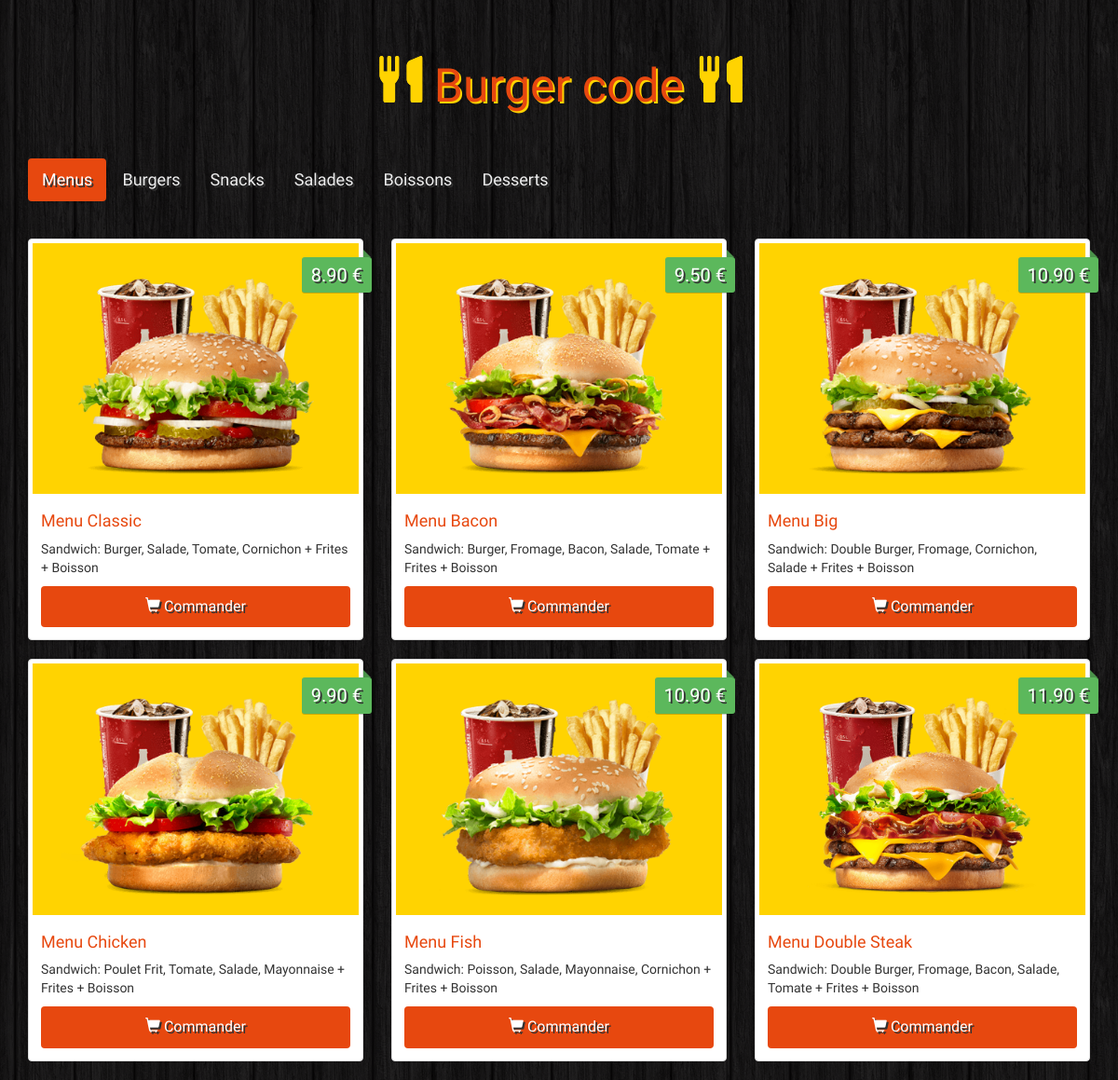
The page / on the database its author committed.
### tables this page shows
CREATE TABLE `categories` (
  `id` int(11) NOT NULL,
  `name` varchar(100) NOT NULL
);

CREATE TABLE `items` (
  `id` int(11) NOT NULL,
  `name` varchar(100) NOT NULL,
  `description` varchar(255) NOT NULL,
  `price` float NOT NULL,
  `image` varchar(255) NOT NULL,
  `category` int(11) NOT NULL
);

### index.php (the view, shortened to what this page needs)
<!DOCTYPE html>
<html>
    <head>
        <link rel="stylesheet" href="https://maxcdn.bootstrapcdn.com/bootstrap/3.3.6/css/bootstrap.min.css">
        <link rel="stylesheet" href="css/styles.css">
    </head>
    <body>
        <div class="container site">
            <h1 class="text-logo"><span class="glyphicon glyphicon-cutlery"></span> Burger code <span class="glyphicon glyphicon-cutlery"></span> </h1>
            <?php
            echo '<nav>
                    <ul class="nav nav-pills">';
            $db = Database::connect();
            $statement = $db->query('SELECT * FROM categories');
            $categories = $statement->fetchAll();
            foreach($categories as $category)
                {
                    if ($category['id']=='1')
                        echo '<li role="presentation" class="active"><a href="#' . $category['id'] . '" data-toggle="tab">' . $category['name']  . '</a></li>';
                    else
                       echo '<li role="presentation"><a href="#' . $category['id'] . '" data-toggle="tab">' . $category['name']  . '</a></li>';
                }
            echo '</ul>
            </nav>';
            echo '<div class="tab-content">';
            foreach($categories as $category)
            {
                    if ($category['id']=='1')
                        echo ' <div class="tab-pane active" id="' . $category['id'] . '">';
                    else
                       echo ' <div class="tab-pane" id="' . $category['id'] . '">';
                    echo '<div class="row">';
                    $statement = $db->prepare('SELECT * FROM items WHERE items.category = ?');
                    $statement->execute(array($category['id']));
                    while($item = $statement->fetch())
                    {
                        echo '<div class="col-sm-6 col-md-4">
                                <div class="thumbnail">
                                    <img src="images/' . $item['image'] . '" alt="...">
                                    <div class="price">' . number_format($item['price'], 2, '.', '') . ' €</div>
                                    <div class="caption">
                                        <h4>' . $item['name'] . '</h4>
                                        <p>' . $item['description'] . '</p>
                                        <a href="#" class="btn btn-order" role="button"><span class="glyphicon glyphicon-shopping-cart"></span> Commander</a>
                                    </div>
                                </div>
                            </div>';
                    }
                echo '      </div>
                        </div>';
            }
            echo '</div>';
            ?>
        </div>
    </body>
</html>

### css/styles.css (style rules this page uses)
body { background: url(../images/bg.png); }
.site { font-family: 'Holtwood One SC', sans-serif; }
.text-logo { font-family: 'Holtwood One SC', sans-serif; color:#e7480f; text-shadow: 2px 2px #ffd301; font-size: 50px; padding: 40px 0px; text-align: center; }
.text-logo .glyphicon { color: #ffd301; text-shadow: 0px 0px #ffd301; }
.nav { margin-bottom: 40px; }
.thumbnail img { background: #ffd301; }
.price { background: #5cb85c; box-shadow: 0 1px rgba(0,0,0,0.2); -moz-box-shadow: 0 1px rgba(0,0,0,0.2); -webkit-box-shadow:0 1px rgba(0,0,0,0.2); color: #fff; text-shadow: 2px 2px #333; position: absolute; right: 6px; top: 20px; padding: 5px 10px; font-size: 20px; border-radius: 3px; }
.price:before { border: 4px solid transparent; border-bottom: 4px solid #4a934a; border-left: 4px solid #4a934a; content: ""; position: absolute; right: 1px; top: -8px; }
.caption > h4 { color: #e7480f; font-size: 18px; }
.nav-pills>li.active>a, .nav-pills>li.active>a:focus, .nav-pills>li.active>a:hover { background: #e7480f; }
.nav>li>a { color: #eee; font-size: 18px; text-shadow: 2px 2px #333; }
.btn-order { width: 100%; padding: 10px; font-size: 16px; color: #fff; background-color: #e7480f; text-decoration: none; text-shadow: 2px 2px #333; }

### rows shown on the page
categories: name "Menus"
categories: name "Burgers"
categories: name "Snacks"
categories: name "Salades"
categories: name "Boissons"
categories: name "Desserts"
items: image (picture), price "8.90", name "Menu Classic", description "Sandwich: Burger, Salade, Tomate, Cornichon + Frites + Boisson"
items: image (picture), price "9.50", name "Menu Bacon", description "Sandwich: Burger, Fromage, Bacon, Salade, Tomate + Frites + Boisson"
items: image (picture), price "10.90", name "Menu Big", description "Sandwich: Double Burger, Fromage, Cornichon, Salade + Frites + Boisson"
items: image (picture), price "9.90", name "Menu Chicken", description "Sandwich: Poulet Frit, Tomate, Salade, Mayonnaise + Frites + Boisson"
items: image (picture), price "10.90", name "Menu Fish", description "Sandwich: Poisson, Salade, Mayonnaise, Cornichon + Frites + Boisson"
items: image (picture), price "11.90", name "Menu Double Steak", description "Sandwich: Double Burger, Fromage, Bacon, Salade, Tomate + Frites + Boisson"
